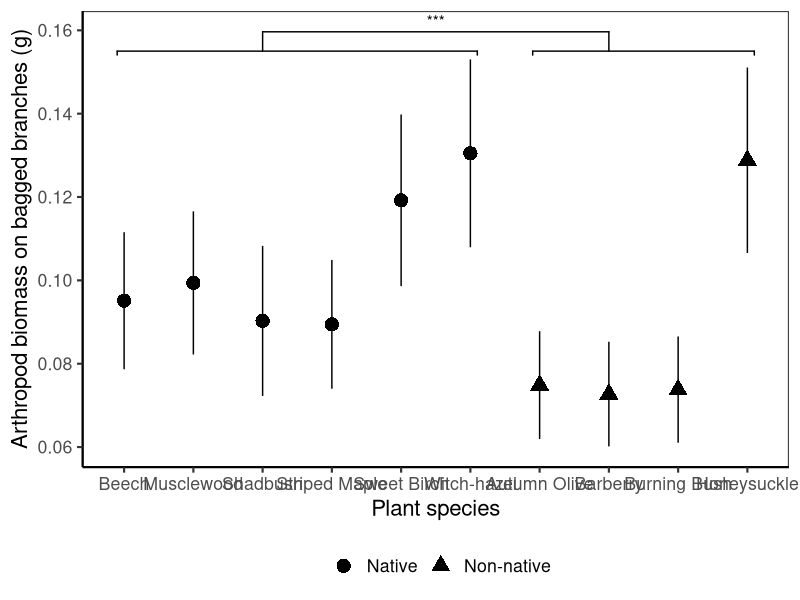
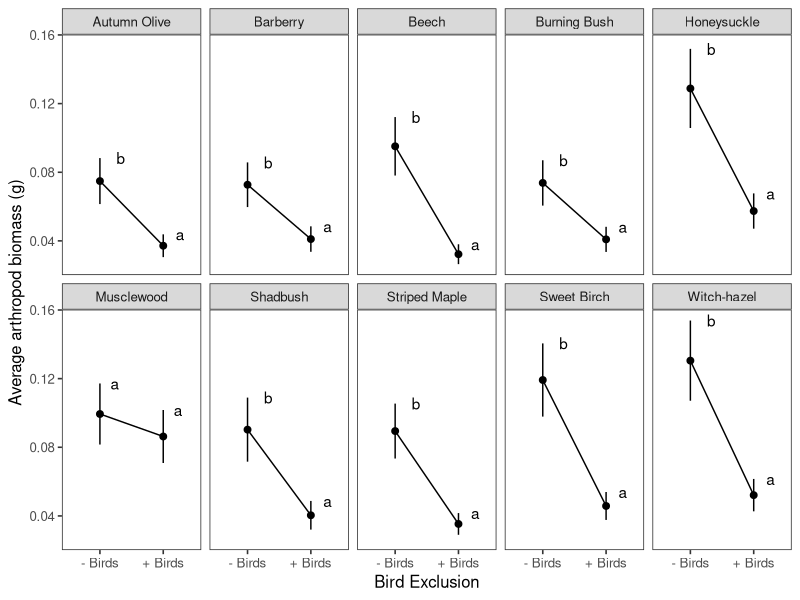
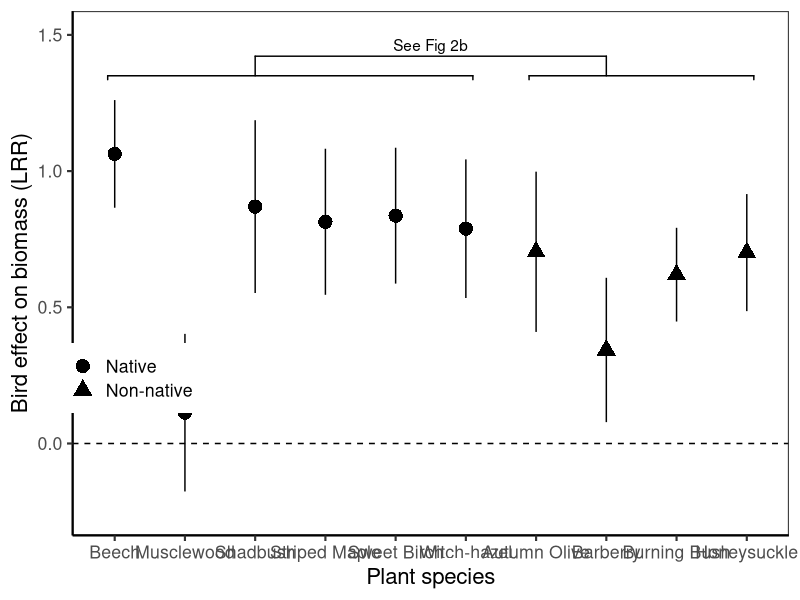
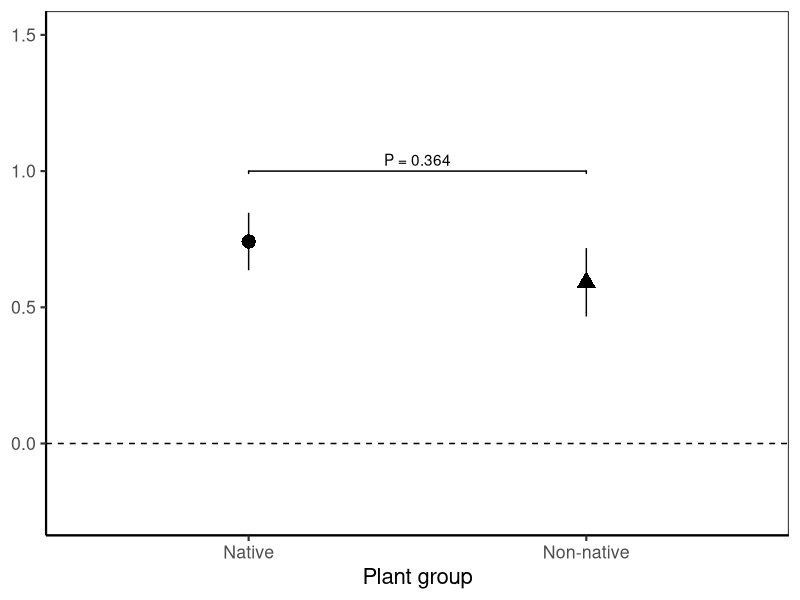
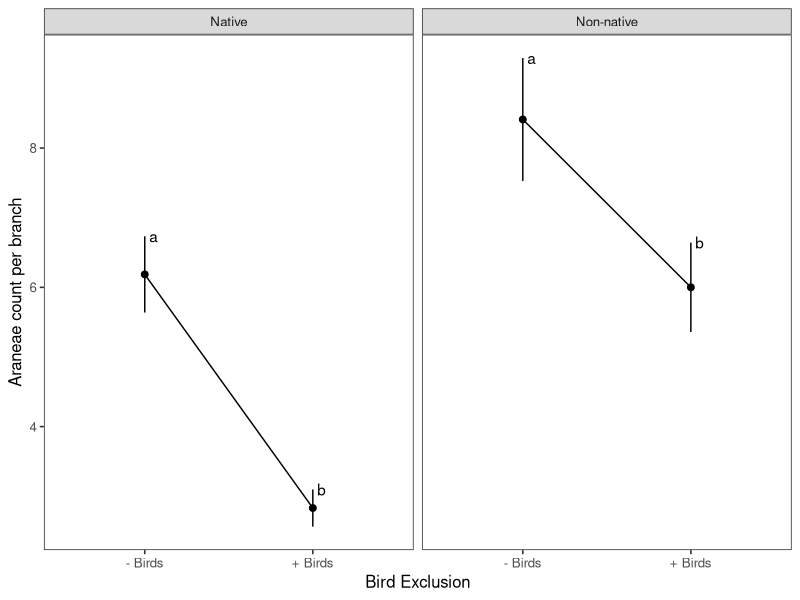
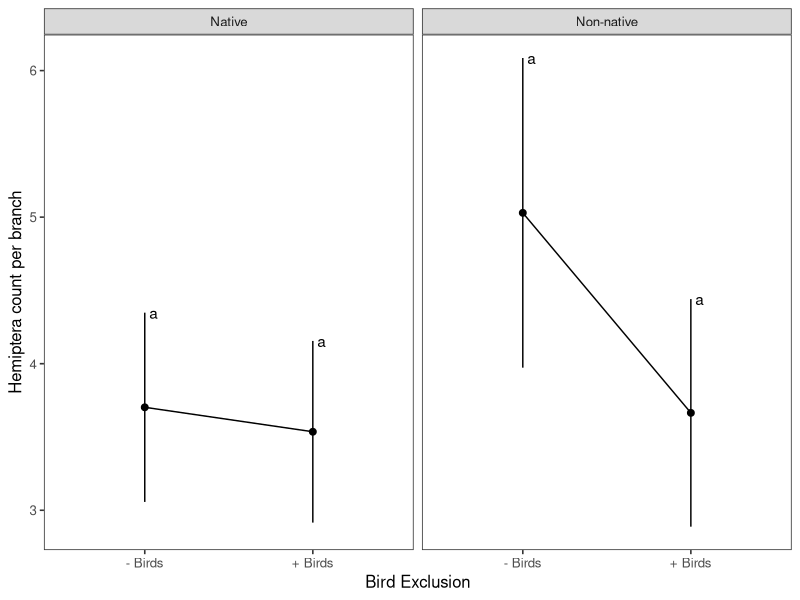
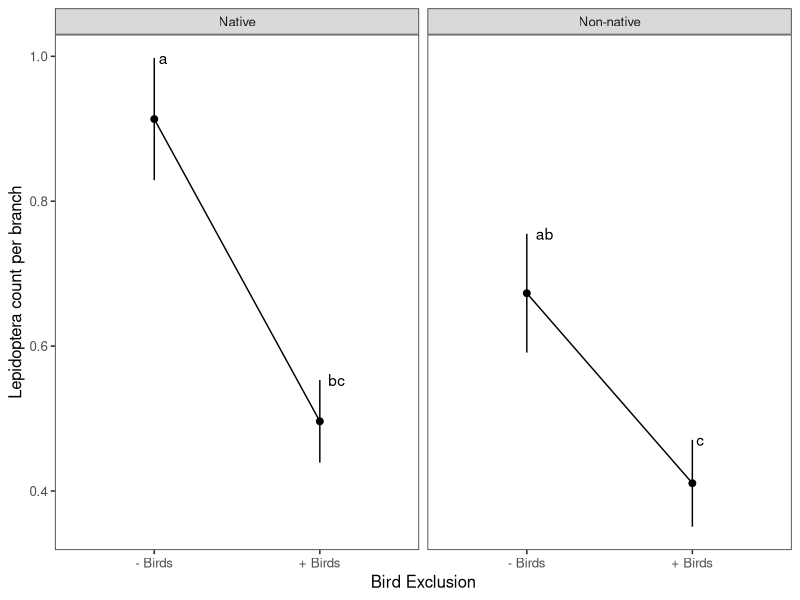
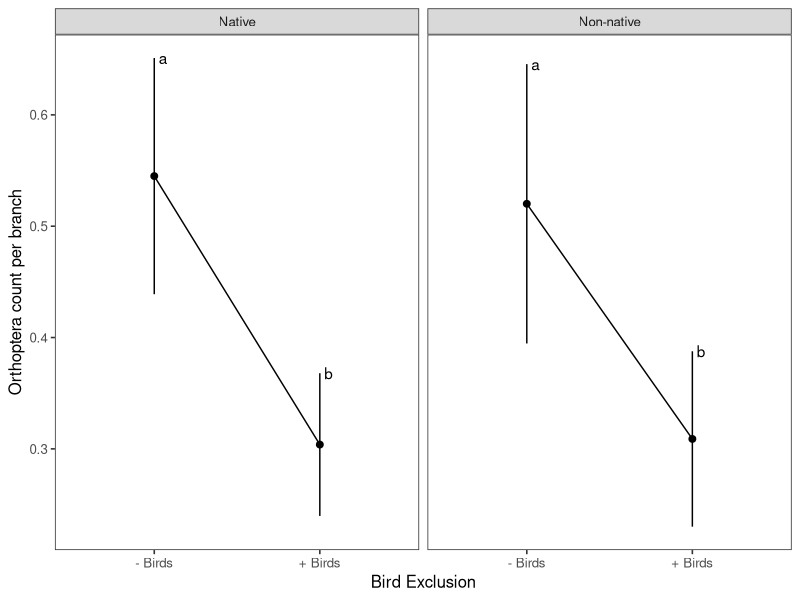

Source code (R) for these figures, in order:
# Import data and models for table & figure generation only

# Libraries ####
library("tidyverse")
library("readr")
library("lme4")
library("car")
library("multcomp")
library("ggplot2")
library("emmeans")
library("ggpubr")
library("plotrix") # for std.error function
library("ggsignif")

# Plant arrangment rule ######
# Arrange in order of native vs exotic
biomass_order <- c("Beech","Musclewood","Shadbush","Striped Maple", "Sweet Birch", "Witch-hazel", "Autumn Olive", "Barberry", "Burning Bush", "Honeysuckle")



# Fig 1a: Bagged biomass ####
biomass_summary <- read.csv("./Data/Models/model1.csv")

biomass_summary <- arrange(transform(biomass_summary, tree=factor(tree,levels=biomass_order)), tree) 

biomass_summary

biomass_plot <- ggplot(data=biomass_summary, aes(x = tree, y = response, shape=exo)) +
  theme_bw(base_size=16) +
  geom_point(size=4.5) +
  geom_errorbar(aes(ymin=response-(SE), ymax=response+(SE), width=0)) +
  ylab("Arthropod biomass on bagged branches (g)") +
  xlab("Plant species") +
  guides(shape=guide_legend(title="", title.position = "left")) +
  theme(panel.grid.major = element_blank(), panel.grid.minor = element_blank(),
        panel.background = element_blank(), axis.line = element_line(colour = "black")) +
  theme(legend.position="bottom") +
  geom_signif(comparisons = list(c("Shadbush", "Barberry")), 
              y_position = 0.155,
              tip_length = 0.05,
              annotation = c("***")) +
  geom_signif(y_position = c(0.155), 
              xmin = c(0.9, 6.9), 
              xmax = c(6.1, 10.1),
    annotation = c(" ", " "), tip_length = 0.01)
biomass_plot 

# Fig 1b: Biomass posthoc ####







# Fig 2 ver 1: Bag effect ######
# Import model estimates and table
mod2_lsm <- read.csv("./Data/Models/model2.csv")

Fig_1b <- ggplot(data=mod2_lsm, aes(x = treatment, y = response)) +
  theme_bw(base_size=12) +
  geom_point(size=2) +
  geom_line(aes(group = tree)) +
  geom_errorbar(aes(ymin=response-(SE), ymax=response+(SE), width=0)) +
  ylab("Average arthropod biomass (g)") +
  xlab("Bird Exclusion") +
  scale_x_discrete(labels=c("bag" = "- Birds", "control" = "+ Birds")) +
  geom_text(aes(x = treatment, y = (response+SE), label = .group, hjust=-.5)) +
  theme(panel.grid.major = element_blank(), panel.grid.minor = element_blank()) +
  facet_wrap( ~ tree, nrow=2) 
Fig_1b

# export Fig 2 ver 1 #








# Fig 2a ver 2: Bag lRR #####
mod2a_lsm <- read.csv("./Data/Models/model2a.csv")

mod2a_lsm <- arrange(transform(mod2a_lsm, tree=factor(tree,levels=biomass_order)), tree) 

mod2a_lsm

lrr_plot <- ggplot(data=mod2a_lsm, aes(x = tree, y = LRR_mean, shape=exo)) +
  theme_bw(base_size=16) +
  geom_point(size=4.5) +
  geom_errorbar(aes(ymin=LRR_mean-(LRR_sem), ymax=LRR_mean+(LRR_sem), width=0)) +
  ylab("Bird effect on biomass (LRR)") +
  xlab("Plant species") +
  guides(shape=guide_legend(title="", title.position = "left")) +
  theme(panel.grid.major = element_blank(), panel.grid.minor = element_blank(),
        panel.background = element_blank(), axis.line = element_line(colour = "black")) +
  theme(legend.position = c(0.075,0.3)) +
  geom_signif(comparisons = list(c("Shadbush", "Barberry")), 
              y_position = 1.35,
              tip_length = 0.05,
              annotation = c("See Fig 2b")) +
  geom_signif(y_position = c(1.35), 
              xmin = c(0.9, 6.9), 
              xmax = c(6.1, 10.1),
              annotation = c(" ", " "), tip_length = 0.01) +
  geom_hline(yintercept=0.0,linetype=2)  +
  ylim(-0.25,1.5)
lrr_plot

# Fig 2b #####
model_2a_posthoc <- read.csv("./Data/Models/model2a_posthoc.csv")

# import p-value #
nugget_1 <- "P = 0.364" 

# this needs to use the same mean and SEM as the other figure, it currently does NOT

lrr_posthoc <- ggplot(data=model_2a_posthoc, aes(x = exo, y = emmean,shape=exo)) +
  theme_bw(base_size=16) +
  geom_point(size=4.5) +
  geom_errorbar(aes(ymin=emmean -(SE), ymax=emmean +(SE), width=0)) +
  ylab("Bird effect on biomass (LRR)") +
  xlab("Plant group") +
  guides(shape=guide_legend(title="", title.position = "left")) +
  theme(panel.grid.major = element_blank(), panel.grid.minor = element_blank(),
        panel.background = element_blank(), axis.line = element_line(colour = "black")) +
  geom_hline(yintercept=0.0,linetype=2) +
  ylim(-0.25,1.5) +
  theme(axis.title.y = element_blank()) +
  theme(legend.position='none') +
  geom_signif(y_position = c(1), 
              xmin = c(1), 
              xmax = c(2),
              annotation = c(nugget_1), tip_length = 0.01)
lrr_posthoc

# merge 2a and 2b
Fig_2ab <- ggarrange(lrr_plot, lrr_posthoc , labels = c("2A", "2B"), nrow = 1,
                     common.legend = FALSE, widths = c(1.75, 0.5))

ggsave(filename = "./Figures/Fig_2ab.svg", plot = Fig_2ab , device = "svg",
              width = 15, height = 5, units = "in")



# Fig 3abcd #####
# Insect abundances #
# Araneae plot
spider_lsm <- read.csv("./Data/Models/spider_model.csv")

# ! manually set tukey letters ####
spider_lsm$.group <- c("b","a","b","a")

Fig_3a <- ggplot(data=spider_lsm, aes(x = treatment, y = response)) +
  theme_bw(base_size=12) +
  geom_point(size=2) +
  geom_line(aes(group = exo)) +
  geom_errorbar(aes(ymin=response-(SE), ymax=response+(SE), width=0)) +
  ylab("Araneae count per branch") +
  xlab("Bird Exclusion") +
  scale_x_discrete(labels=c("bag" = "- Birds", "control" = "+ Birds")) +
  geom_text(aes(x = treatment, y = (response+SE), label = .group, hjust=-.5)) +
  theme(panel.grid.major = element_blank(), panel.grid.minor = element_blank()) +
  facet_wrap( ~ exo, nrow=1) 
Fig_3a

# Hemiptera plot

hemiptera_lsm <- read.csv("./Data/Models/hemiptera_model.csv")

#manually set tukey letters
hemiptera_lsm$.group <- c("a","a","a","a")

Fig_3b <- ggplot(data=hemiptera_lsm, aes(x = treatment, y = response)) +
  theme_bw(base_size=12) +
  geom_point(size=2) +
  geom_line(aes(group = exo)) +
  geom_errorbar(aes(ymin=response-(SE), ymax=response+(SE), width=0)) +
  ylab("Hemiptera count per branch") +
  xlab("Bird Exclusion") +
  scale_x_discrete(labels=c("bag" = "- Birds", "control" = "+ Birds")) +
  geom_text(aes(x = treatment, y = (response+SE), label = .group, hjust=-.5)) +
  theme(panel.grid.major = element_blank(), panel.grid.minor = element_blank()) +
  facet_wrap( ~ exo, nrow=1) 
Fig_3b

# Lepidopetera plot
lepidoptera_lsm <- read.csv("./Data/Models/lepidoptera_model.csv")

lepidoptera_lsm

#manually set tukey letters
lepidoptera_lsm$.group <- c("c","bc","ab","a")

Fig_3c <- ggplot(data=lepidoptera_lsm, aes(x = treatment, y = response)) +
  theme_bw(base_size=12) +
  geom_point(size=2) +
  geom_line(aes(group = exo)) +
  geom_errorbar(aes(ymin=response-(SE), ymax=response+(SE), width=0)) +
  ylab("Lepidoptera count per branch") +
  xlab("Bird Exclusion") +
  scale_x_discrete(labels=c("bag" = "- Birds", "control" = "+ Birds")) +
  geom_text(aes(x = treatment, y = (response+SE), label = .group, hjust=-.5)) +
  theme(panel.grid.major = element_blank(), panel.grid.minor = element_blank()) +
  facet_wrap( ~ exo, nrow=1) 
Fig_3c

# Orthoptera plot
orthoptera_lsm <- read.csv("./Data/Models/orthoptera_model.csv")

orthoptera_lsm 

#manually set tukey letters
orthoptera_lsm$.group <- c("b","a","b","a")

Fig_3d <- ggplot(data=orthoptera_lsm, aes(x = treatment, y = response)) +
  theme_bw(base_size=12) +
  geom_point(size=2) +
  geom_line(aes(group = exo)) +
  geom_errorbar(aes(ymin=response-(SE), ymax=response+(SE), width=0)) +
  ylab("Orthoptera count per branch") +
  xlab("Bird Exclusion") +
  scale_x_discrete(labels=c("bag" = "- Birds", "control" = "+ Birds")) +
  geom_text(aes(x = treatment, y = (response+SE), label = .group, hjust=-.5)) +
  theme(panel.grid.major = element_blank(), panel.grid.minor = element_blank()) +
  facet_wrap( ~ exo, nrow=1) 
Fig_3d


# Fig 3 all #####
# arrange figure 2
Fig_3abcd <- ggarrange(Fig_3a, Fig_3b, Fig_3c, Fig_3d,
                       labels = c("A","B","C","D"), 
                       nrow = 2, ncol = 2)
Fig_3abcd 

# write figure 3 to folder
ggsave(filename = "./Figures/Fig3abcd.png", plot = Fig_3abcd, device = "png",
       width = 10, height = 8, units = "in")





# Fig 4 #####
# 4a: Herbivore N% ######
# write csv for summary table to use in figure generation
mod7_summary <- read.csv("./Data/Models/model7.csv")
mod7_summary  <- arrange(transform(mod7_summary , tree=factor(tree,levels=biomass_order)), tree) 

HN_plot <- ggplot(data=mod7_summary , aes(x = tree, y = mean_nitrogen, shape=exo)) +
  theme_bw(base_size=16) +
  geom_point(size=4.5) +
  geom_errorbar(aes(ymin=mean_nitrogen-(sem), ymax=mean_nitrogen+(sem), width=0)) +
  ylab("Nitrogen content of insect herbivores (% mass)") +
  xlab("Plant species") +
  guides(shape=guide_legend(title="", title.position = "left")) +
  theme(panel.grid.major = element_blank(), panel.grid.minor = element_blank(),
        panel.background = element_blank(), axis.line = element_line(colour = "black")) +
  theme(legend.position="bottom") +
  geom_signif(comparisons = list(c("Shadbush", "Barberry")), 
              y_position = 11.5,
              tip_length = 0.235,
              annotation = c("P = 0.002")) +
  geom_signif(y_position = c(11.2), 
              xmin = c(0.9, 6.9), 
              xmax = c(6.1, 10),
              annotation = c(" ", " "), tip_length = 0.01)
HN_plot

# 4b: Herbivore posthoc ####

# 4c: Spider N% ####

# 4d: Spider posthoc ####
